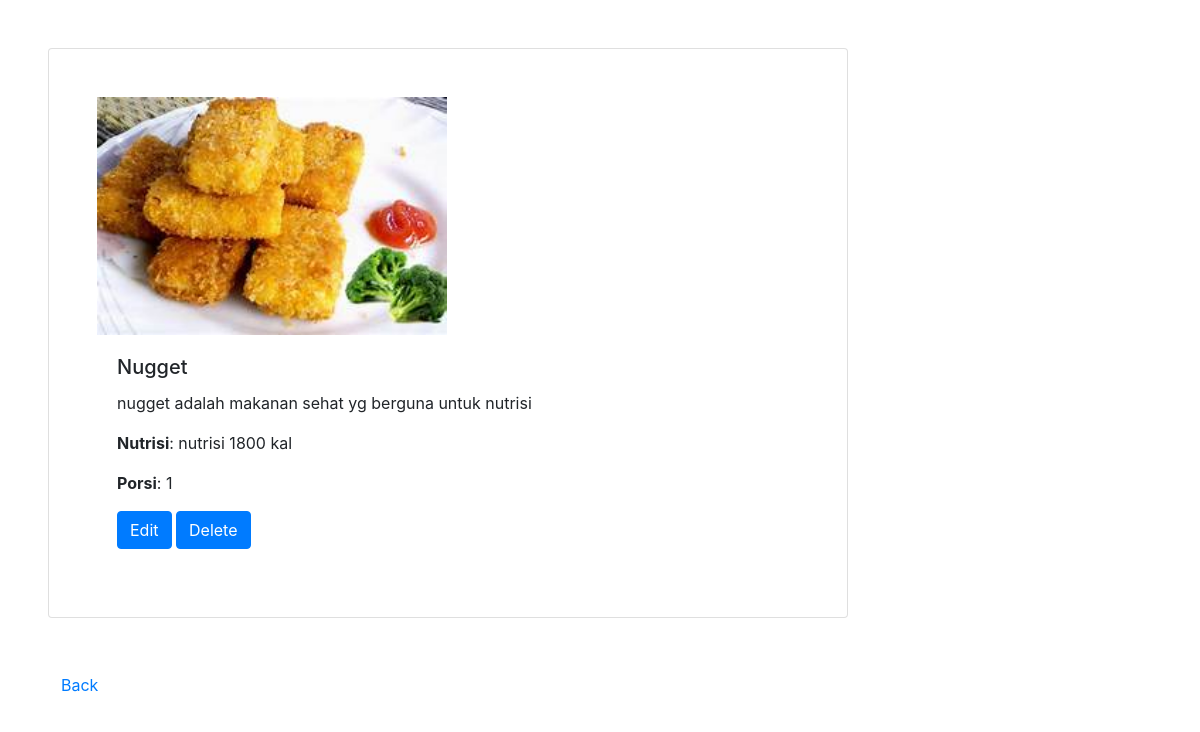
The app's page /product/detail.php?id=3, older data.
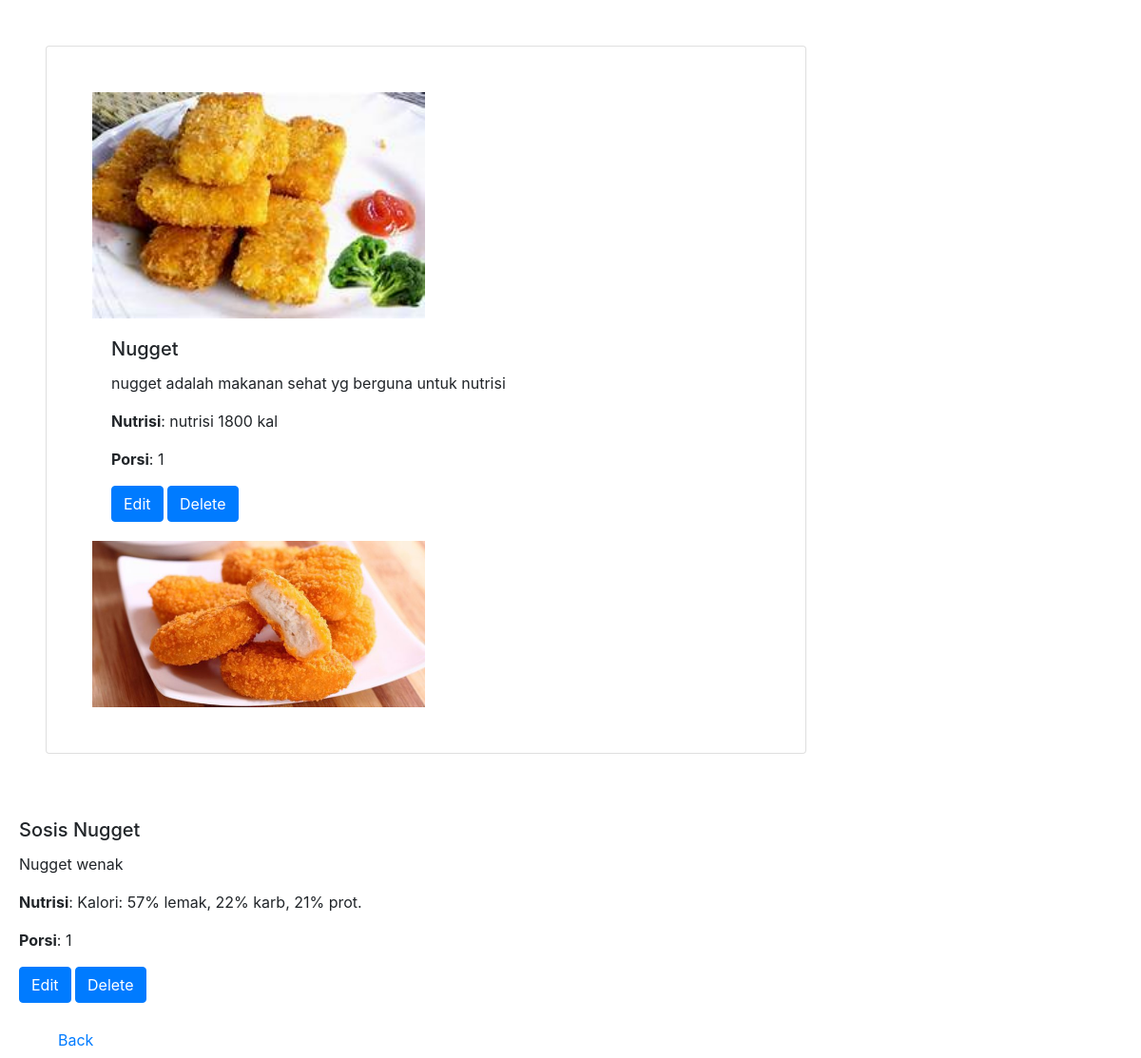
The same page, newer data.
### tables this page shows
CREATE TABLE `product` (
  `id` int(11) NOT NULL,
  `namesP` varchar(50) NOT NULL,
  `photos` varchar(35) NOT NULL,
  `descc` varchar(100) NOT NULL,
  `nutrisi` varchar(50) NOT NULL,
  `serving_size` varchar(50) NOT NULL,
  `id_distribusi` varchar(50) NOT NULL
);

### product/detail.php (the view, shortened to what this page needs)
<?php
 require '../conn.php';
  $id = $_GET['id'];
     $query = mysqli_query($conn, "SELECT * FROM product
JOIN distributor
ON product.id_distribusi = distributor.id
WHERE distributor.id=$id");
?>
<!DOCTYPE html>
<html lang="en">
<head>
  <link rel="stylesheet" href="../css/bootstrap.min.css">
</head>
<body>
<div>
  <div class="card mb-3 m-5 p-5" style="max-width: 800px;">
 <div class="row g-0">
      <div class="col-md-4">
      <?php while ($row = mysqli_fetch_assoc($query)):  ?>
      <img src="img/<?=$row['photos'];?>" width="350px" >
      </div>
      </div>
      <div class="card-body">
        <h5 class="card-title"><?=$row['namesP']; ?></h5>
        <p class="card-text"><?=$row['descc']; ?></p>
        <p class="card-text"><b>Nutrisi</b>: <?=$row['nutrisi']; ?></p>
        <p class="card-text"><b>Porsi</b>: <?=$row['serving_size']; ?></p>
         <a href="edit.php?id=<?=$row['id']; ?>" class="btn btn-primary">Edit</a>
         <a href="delete.php?id=<?=$row['id']; ?>" class="btn btn-primary">Delete</a>
    </div>
      <?php endwhile; ?>
 </div>
 <button type="button" class="btn btn-link ml-5" onclick="document.location.href='../home.php';">Back</button>
  </div>
</body>
</html>

Row changes from the older to the newer data that the page shows:
added product: photos (picture), namesP "Sosis Nugget", descc "Nugget wenak", nutrisi "Kalori: 57% lemak, 22% karb, 21% prot.", serving_size "1"
